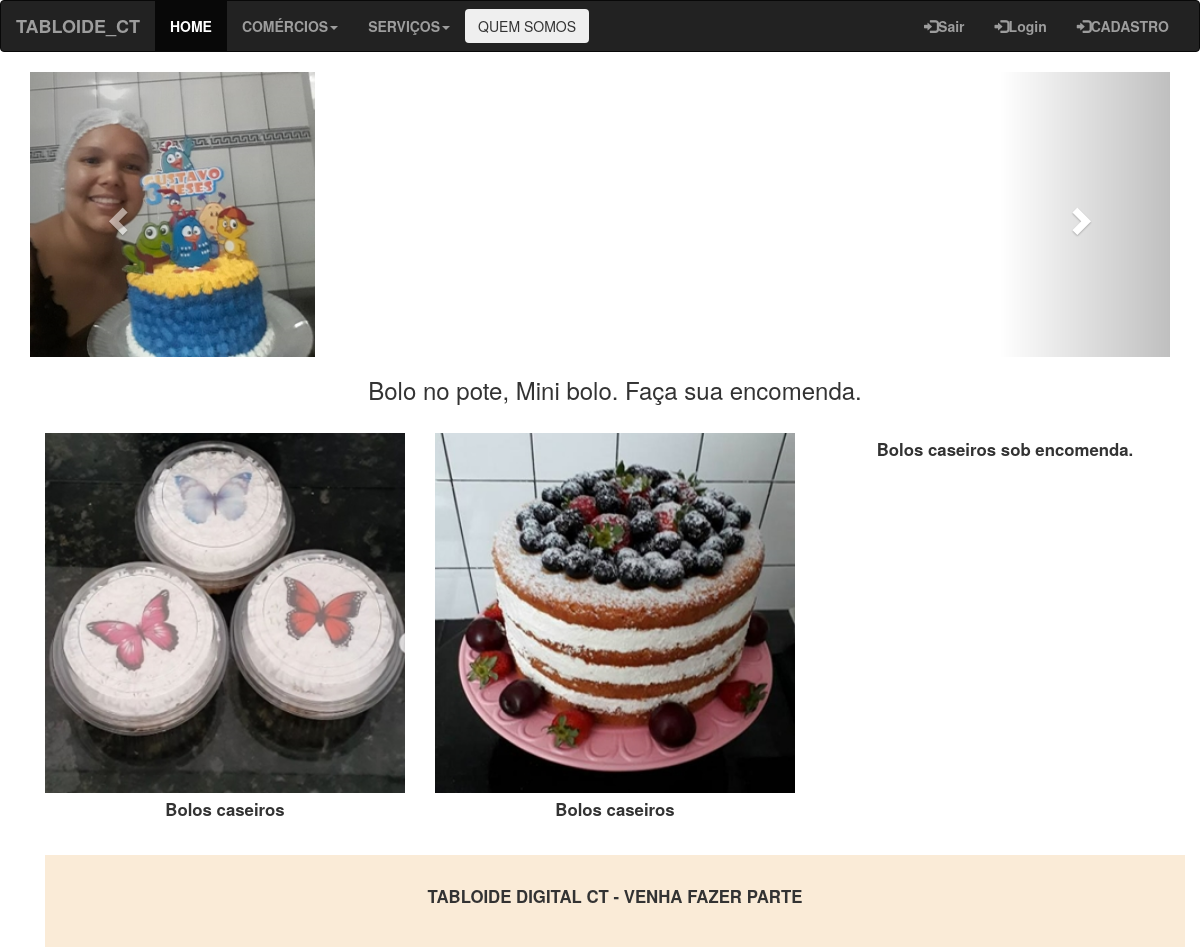
/servicos/3, run on the app's committed database.
### website/models.py (models this page shows, shortened)
class Estabelecimentos(db.Model, UserMixin):
    id = db.Column(db.Integer, primary_key=True)
    nome = db.Column(db.String(150))
    endereco = db.Column(db.String(150))
    telefone = db.Column(db.String)
    hora_func = db.Column(db.String)
    descricao = db.Column(db.Text)
    foto = db.Column(db.Text)
    fotob = db.Column(db.Text)
    fotoc = db.Column(db.Text)
    fotod = db.Column(db.Text)
    user_fk = db.Column(db.Integer, db.ForeignKey("user.id"))
    servicos = db.relationship('Comercios_item')
    comercios_item = db.relationship('Servicos')

class Servicos(db.Model, UserMixin):
    id = db.Column(db.Integer, primary_key=True)
    tipo = db.Column(db.String)
    descricao = db.Column(db.String(150))
    valor = db.Column(db.String(150))
    horario_func = db.Column(db.String(150))
    foto = db.Column(db.Text)
    fotob = db.Column(db.Text)
    fotoc = db.Column(db.Text)
    fotod = db.Column(db.Text)
    date = db.Column(db.DateTime(timezone=True), default=func.now())
    estab_fk = db.Column(db.Integer, db.ForeignKey('estabelecimentos.id'))

### website/home.py (the view)
@ind.route('/servicos/<id>', methods=['GET', 'POST'])
def servicos(id):
    dono = Estabelecimentos.query.get(id)
    estab = db.session.query(Servicos).filter(Servicos.estab_fk==id)
    for result in estab:
        print("servico:", result.estab_fk)
        serv = result
    print(dono.id)
    return render_template("beleza.html",dono=dono, serv=serv, user=current_user)

### website/templates/beleza.html (shortened to what this page needs)
{% extends "base.html" %} {% block title %}Mercado A{% endblock %}
{% block content %}
<div id="myCarousel" class="carousel slide" data-ride="carousel">
    <ol class="carousel-indicators">
      <li data-target="#myCarousel" data-slide-to="0" class="active"></li>
      <li data-target="#myCarousel" data-slide-to="1"></li>
    </ol>
    <div class="carousel-inner" role="listbox">
      <div class="item active">
        <img src="../static/uploads/logos/{{ dono.fotob }}" alt="Foto">
        <div class="carousel-caption">
        </div>
      </div>
    </div>
    <a class="left carousel-control" href="#myCarousel" role="button" data-slide="prev">
      <span class="glyphicon glyphicon-chevron-left" aria-hidden="true"></span>
    </a>
    <a class="right carousel-control" href="#myCarousel" role="button" data-slide="next">
      <span class="glyphicon glyphicon-chevron-right" aria-hidden="true"></span>
    </a>
</div>
<div class="container text-center">
  <h3>{{ serv.descricao }}</h3><br>
  <div class="row">
    <div class="col-sm-4">
      <img src="../static/uploads/servicos/{{ serv.foto }}" class="img-responsive" style="width:100%" alt="Image">
      <p>{{ serv.tipo }}</p>
    </div>
    <div class="col-sm-4">
      <img src="../static/uploads/servicos/{{ serv.fotob }}" class="img-responsive" style="width:100%" alt="image">
      <p>{{ serv.tipo }}</p>
    </div>
    <div class="col-sm-4">
      <p>{{ dono.descricao }}</p>
    </div>
</div><br>
{% endblock %}

### website/templates/base.html (style rules this page uses)
.carousel-inner img { width: 25%; min-height: 200px; }
p { font-size: 1.2em; line-height: 32px; }

### data on the page
Estabelecimentos: fotob (picture), descricao "Bolos caseiros sob encomenda."
Servicos: descricao "Bolo no pote, Mini bolo. Faça sua encomenda.", foto (picture), tipo "Bolos caseiros", fotob (picture)
